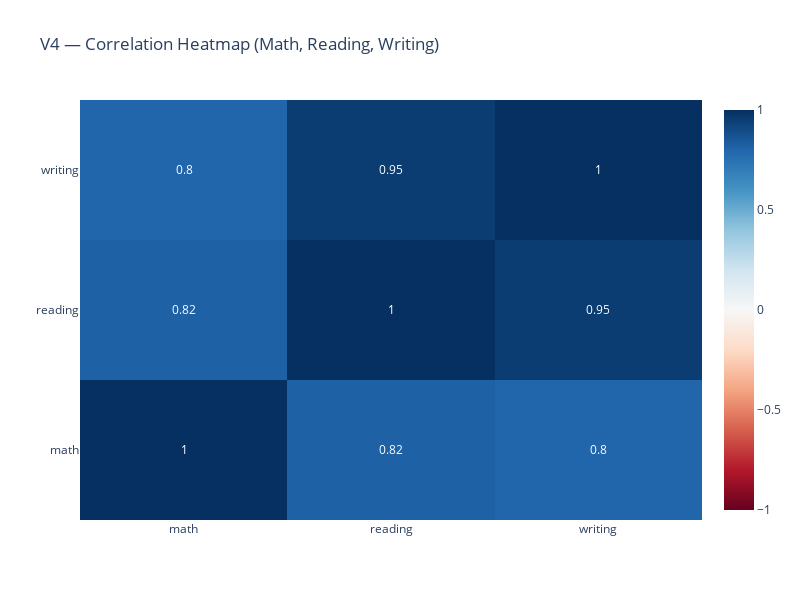

The cell this chart's notebook holds for it:
### Code cell
print("Q: How strongly do the three subjects move together?")
print("A: Very strongly — correlations between math, reading, and writing are typically above 0.8, meaning high performance in one subject predicts high performance in others.")

corr = df[["math","reading","writing"]].corr()

fig = go.Figure(data=go.Heatmap(
    z=corr.values,
    x=corr.columns,
    y=corr.index,
    colorscale="RdBu",
    zmin=-1, zmax=1,
    text=np.round(corr.values, 2),
    texttemplate="%{text}",
    showscale=True
))
fig.update_layout(title="V4 — Correlation Heatmap (Math, Reading, Writing)",
                  width=800, height=600)
fig.show()

### Figure 1 — Plotly figure (JSON) as saved in the notebook; plotly's stock layout.template omitted (floating-point values rounded to 4 significant figures)
{"data": [{"colorscale": [[0, "rgb(103,0,31)"], [0.1, "rgb(178,24,43)"], [0.2, "rgb(214,96,77)"], [0.3, "rgb(244,165,130)"], [0.4, "rgb(253,219,199)"], [0.5, "rgb(247,247,247)"], [0.6, "rgb(209,229,240)"], [0.7, "rgb(146,197,222)"], [0.8, "rgb(67,147,195)"], [0.9, "rgb(33,102,172)"], [1, "rgb(5,48,97)"]], "showscale": true, "text": [[1, 0.82, 0.8], [0.82, 1, 0.95], [0.8, 0.95, 1]], "texttemplate": "%{text}", "type": "heatmap", "x": ["math", "reading", "writing"], "y": ["math", "reading", "writing"], "z": [[1, 0.8176, 0.8026], [0.8176, 1, 0.9546], [0.8026, 0.9546, 1]], "zmax": 1, "zmin": -1}], "layout": {"height": 600, "title": {"text": "V4 — Correlation Heatmap (Math, Reading, Writing)"}, "width": 800}}
